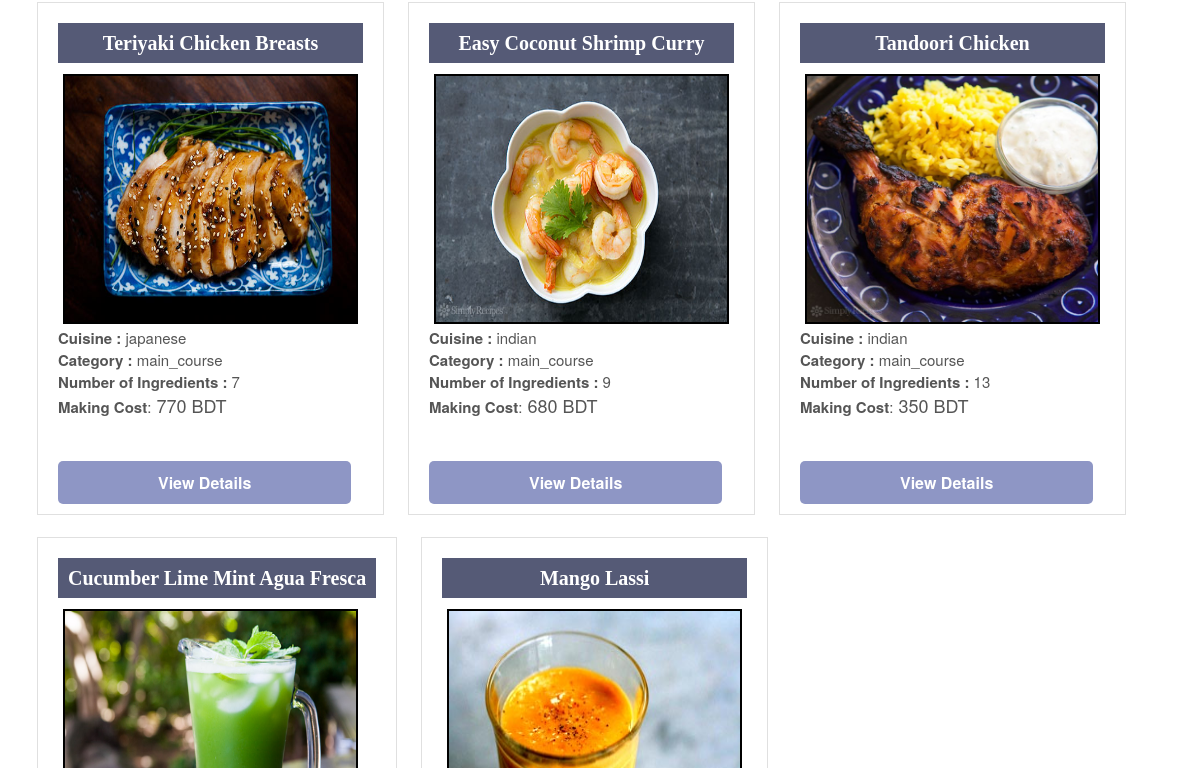
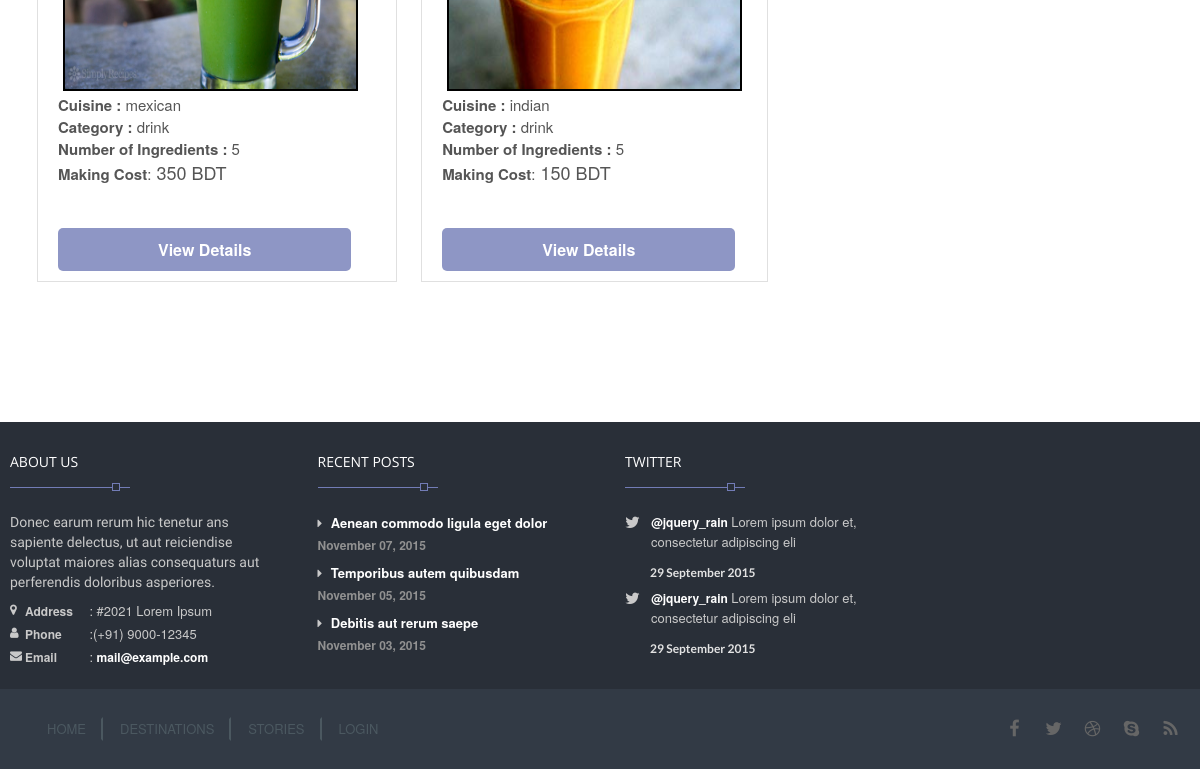
Before: / (lower part) with the older database file (2 pictures, top to bottom).
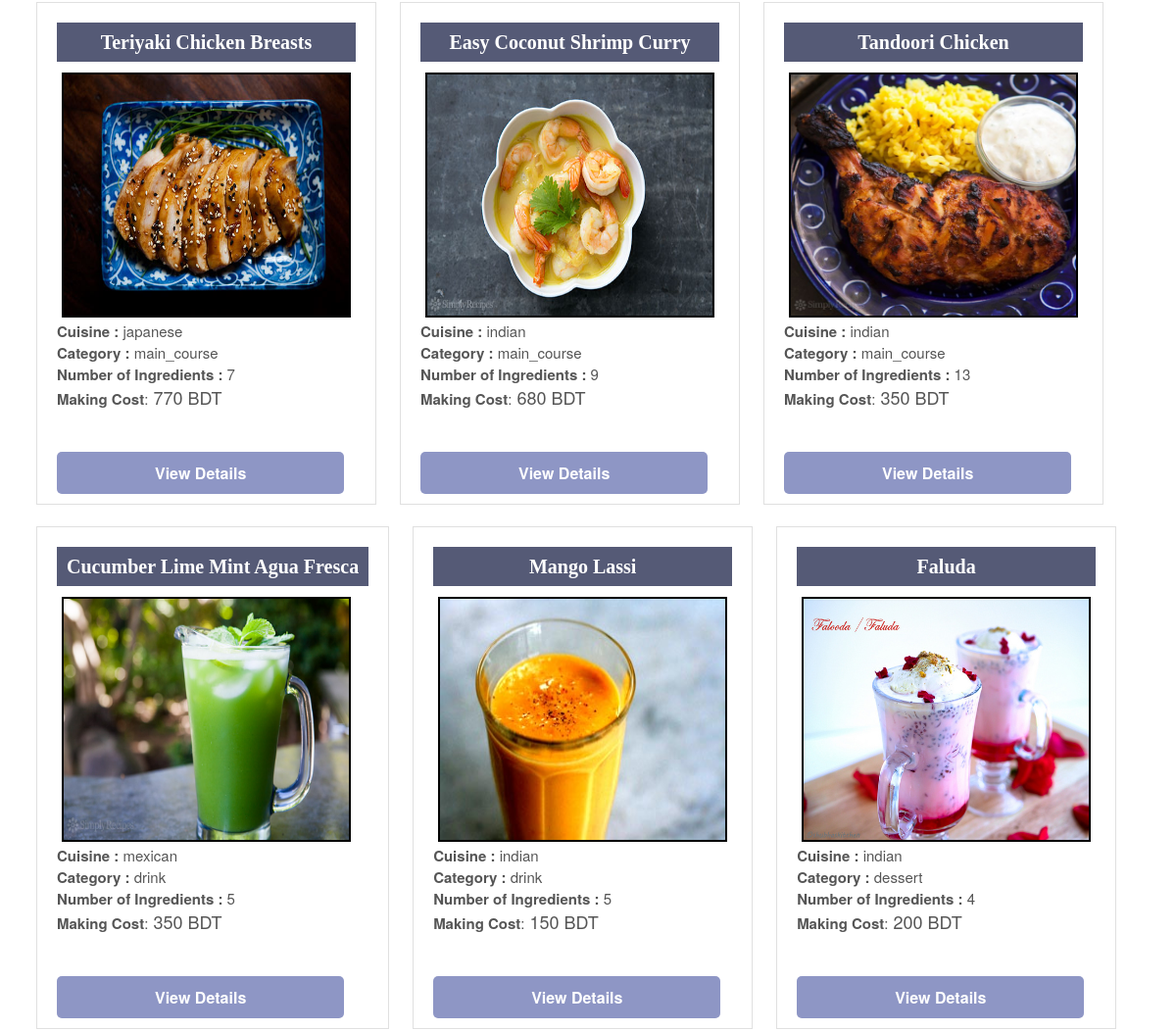
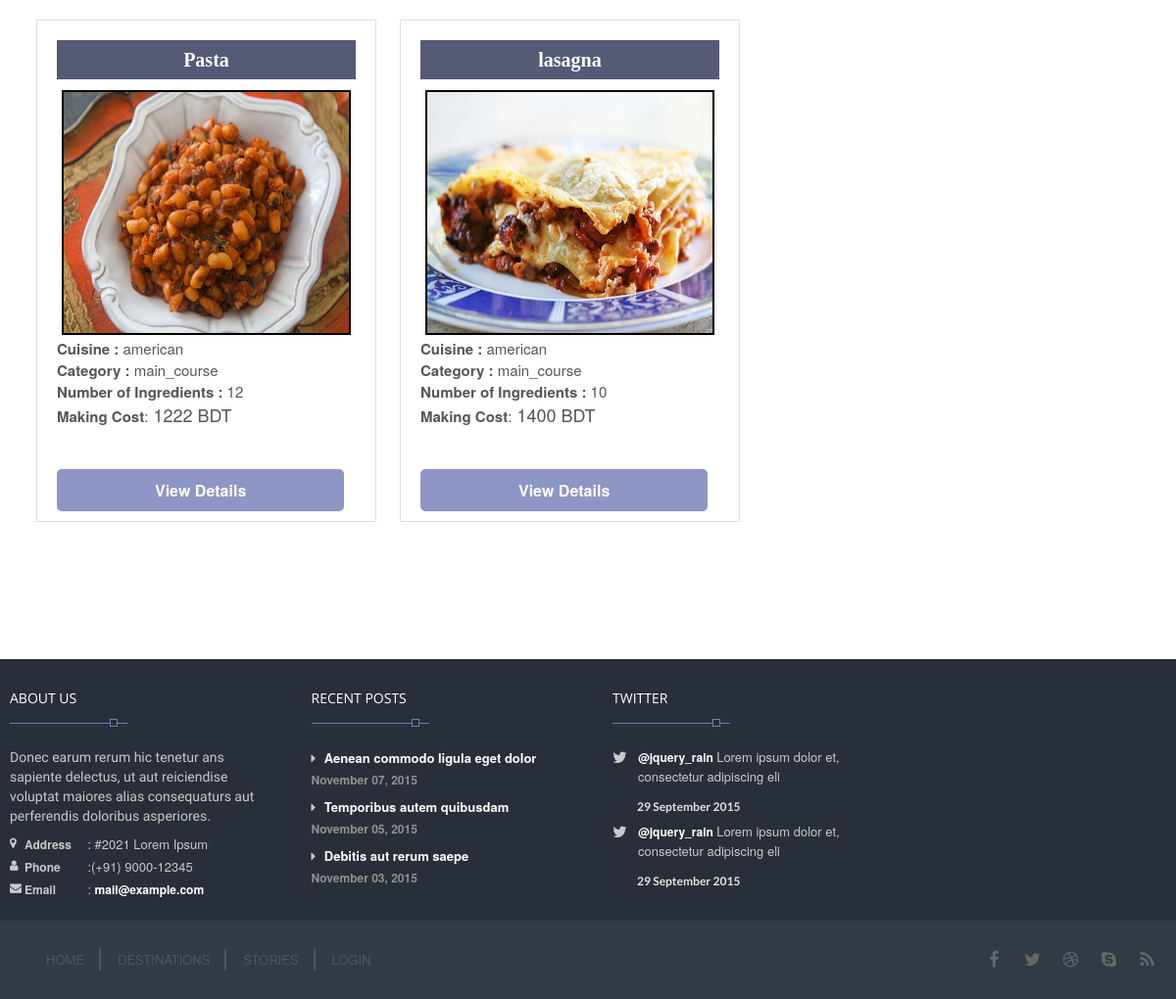
After: the same page with the newer database file (2 pictures, top to bottom).
### tables this page shows
CREATE TABLE IF NOT EXISTS `recepie` (
  `recepie_id` int(11) NOT NULL AUTO_INCREMENT,
  `recepie_name` varchar(100) NOT NULL,
  `ingredients` varchar(600) NOT NULL,
  `no_of_ingredients` int(10) NOT NULL,
  `cuisine` varchar(10) NOT NULL,
  `catagory` varchar(15) NOT NULL,
  `description` varchar(1000) NOT NULL,
  `price` int(11) NOT NULL,
  PRIMARY KEY (`recepie_id`),
  UNIQUE KEY `recepie_name` (`recepie_name`)
);

### index.php (the view, shortened to what this page needs)
<?php
$query = mysql_query("SELECT * from recepie");
?>
<!DOCTYPE html>
<head>
    <link rel="stylesheet" href="view/css/bootstrap.min.css"/>
    <link rel="stylesheet" href="view/css/style.css">
    <link rel="stylesheet" type="text/css" href="view/css/style.css" media="screen" data-name="skins">
     <link rel="stylesheet" href="view/css/menu_mul.css">
    <link rel="stylesheet" href="http://cdnjs.cloudflare.com/ajax/libs/font-awesome/4.6.3/css/font-awesome.min.css">
    <link href="view/css/font-awesome.css" type="text/css" rel="stylesheet">
    <link rel="stylesheet" href="view/css/fractionslider.css"/>
    <link rel="stylesheet" href="view/css/style-fraction.css"/>
    <link rel="stylesheet" href="view/css/style_footer.css"/>
    <link rel = "stylesheet" href = "view/css/data_show_box_style.css" type = "text/css">
</head>
<body>
    <section class="wrapper container">
        <section class="super_sub_content row">
            <div class="print_data">
                <?php
                while ($rows = mysql_fetch_array($query)) {
                    $recepie_id = $rows['recepie_id'];
                    $recepie_name = $rows['recepie_name'];
                    $cuisine = $rows['cuisine'];
                    $catagory = $rows['catagory'];
                    $no_of_ingredients = $rows['no_of_ingredients'];
                    $price = $rows['price'];
                    $path = 'view/images/food/' . $recepie_id . '.jpg';
                    $img_path = $path;
                    ?>
                    <form action="description.php" method="POST">
                        <div class="details_1">
                            <div id="product_div" style="display: inline;">
                                <div id='name'><?php echo $recepie_name; ?></div>
                                <div id="image_div">
                                    <img src="<?php echo"$img_path"; ?>"  style="width:295px;height: 250px;border:2px solid black;margin:1px;">
                                </div>
                                <div id="info_product">
                                    <div id='desc'>
                                        <b>Cuisine :</b> <?php echo $cuisine; ?> <br>
                                        <b>Category :</b> <?php echo $catagory; ?><br>
                                        <b>Number of Ingredients :</b> <?php echo $no_of_ingredients; ?><br>
                                        <b>Making Cost</b>:<big> <?php echo $price; ?> BDT</big>
                                    </div>
                                    <input type="hidden" name="id" value="<?php echo "$recepie_id"; ?>"><br><br>
                                    <a class='details_button_link'href="view/description.php?id=<?php echo "$recepie_id"; ?>">View Details</a>
                                    </form>
                                </div>
                            <?php
                        }
                        ?>
        </section>
    </section>
    <?php include 'view/footer.php'; ?>
</body>
</html>

### view/footer.php (shortened to what this page needs)
<div class="whole_bottom_footer">
    <footer class="footer row">
        <div class="col-sm-6 col-md-3 col-lg-3">
            <div class="widget_title">
                <h4><span>About Us</span></h4>
            </div>
            <div class="widget_content">
                <p>Donec earum rerum hic tenetur ans sapiente delectus, ut aut reiciendise voluptat maiores alias consequaturs aut perferendis doloribus asperiores.</p>
                <ul class="contact-details-alt">
                    <li><i class="fa fa-map-marker"></i> <p><strong>Address</strong>: #2021 Lorem Ipsum</p></li>
                    <li><i class="fa fa-user"></i> <p><strong>Phone</strong>:(+91) 9000-12345</p></li>
                    <li><i class="fa fa-envelope"></i> <p><strong>Email</strong>: <a href="#">mail@example.com</a></p></li>
                </ul>
            </div>
        </div>
        <div class="col-sm-6 col-md-3 col-lg-3">
            <div class="widget_title">
                <h4><span>Recent Posts</span></h4>
            </div>
            <div class="widget_content">
                <ul class="links">
                    <li> <a href="#">Aenean commodo ligula eget dolor<span>November 07, 2015</span></a></li>
                    <li> <a href="#">Temporibus autem quibusdam <span>November 05, 2015</span></a></li>
                    <li> <a href="#">Debitis aut rerum saepe <span>November 03, 2015</span></a></li>
                </ul>
            </div>
        </div>
        <div class="col-sm-6 col-md-3 col-lg-3">
            <div class="widget_title">
                <h4><span>Twitter</span></h4>
            </div>
            <div class="widget_content">
                <ul class="tweet_list">
                    <li class="tweet_content item">
                        <p class="tweet_link"><a href="#">@jquery_rain </a> Lorem ipsum dolor et, consectetur adipiscing eli</p>
                        <span class="time">29 September 2015</span>
                    </li>
                    <li class="tweet_content item">
                        <p class="tweet_link"><a href="#">@jquery_rain </a> Lorem ipsum dolor et, consectetur adipiscing eli</p>
                        <span class="time">29 September 2015</span>
                    </li>
                </ul>
            </div>
        </div>
    </footer>
    <section class="footer_bottom row">
        <div class="col-sm-7">
            <div class='container'  id="footer_section">
                <div class="footer_menu col-md-11">
                    <ul class="pull-left">
                        <li><a href="#home">home</a></li>
                        <li ><a href="#skill">destinations</a></li>
                        <li><a href="#about">stories</a></li>
                        <li ><a href="#skill">login</a></li>
                    </ul>
                </div>
            </div>
        </div>
        <div class="col-sm-5 ">
            <div class="footer_social">
                <ul class="footbot_social">
                    <li><a class="fb" href="#." data-placement="top" data-toggle="tooltip" title="Facebook"><i class="fa fa-facebook"></i></a></li>
                    <li><a class="twtr" href="#." data-placement="top" data-toggle="tooltip" title="Twitter"><i class="fa fa-twitter"></i></a></li>
                    <li><a class="dribbble" href="#." data-placement="top" data-toggle="tooltip" title="Dribbble"><i class="fa fa-dribbble"></i></a></li>
                    <li><a class="skype" href="#." data-placement="top" data-toggle="tooltip" title="Skype"><i class="fa fa-skype"></i></a></li>
                    <li><a class="rss" href="#." data-placement="top" data-toggle="tooltip" title="RSS"><i class="fa fa-rss"></i></a></li>
                </ul>
            </div>
        </div>
    </section>
</div>

### view/css/menu_mul.css (style rules this page uses)
body, nav, ul, li, a { margin: 0; padding: 0; }
body { font-family: "Helvetica Neue", Helvetica, Arial, sans-serif; }
a { text-decoration: none; }

### view/css/style_footer.css (style rules this page uses)
#footer_section { width: 100%; bottom:0px; }
.footer_menu { color:white; text-transform: uppercase; padding-top:8px; padding-bottom: 8px; }
.footer_menu li { float: left; list-style: none; padding-right: 15px; padding-left: 15px; border: 2px solid transparent; border-right:2px solid #4b5860; }
.footer_menu li:last-child { border-right:0px; }
.footer_menu li a { color:#4b5860; }

### view/css/data_show_box_style.css (style rules this page uses)
.print_data { background-color: white; overflow:hidden; }
div#name { font-family: Vijaya; background-color: #555a76; opacity: 1.0; color: white; font-size: 20px; padding: 10px; text-align: center; margin-bottom: 10px; font-weight: bolder; }
div#desc { font-size: 15px; margin-bottom: 11px; min-height: 105px; line-height: 1.4; }
#product_div { background: #fff; position: relative; float: left; padding: 20px; margin: 12px; margin-bottom: 10px; border: 1px solid #E0E0E0; }
div#image_div { width: 100%; height: 250px; margin:4px; }
div#info_product { height: 180px; display: inline; }
div#desc { font-size: 15px; margin-bottom: 1px; //margin-bottom: 10px; min-height: 105px; line-height: 1.4; }
.details_button_link { width:100%; text-align: center; padding:10px 100px; font-size:16px; cursor:pointer; border-radius:5px; margin-bottom:20px; background-color:#8e96c5; list-style-type:none; color:white; font-weight: bolder; }

Changed rows visible on the page:
added recepie: recepie_name "Faluda", shows a picture, cuisine "indian", catagory "dessert", no_of_ingredients "4", price "200"
added recepie: recepie_name "Pasta", shows a picture, cuisine "american", catagory "main_course", no_of_ingredients "12", price "1222"
added recepie: recepie_name "lasagna", shows a picture, cuisine "american", catagory "main_course", no_of_ingredients "10", price "1400"
